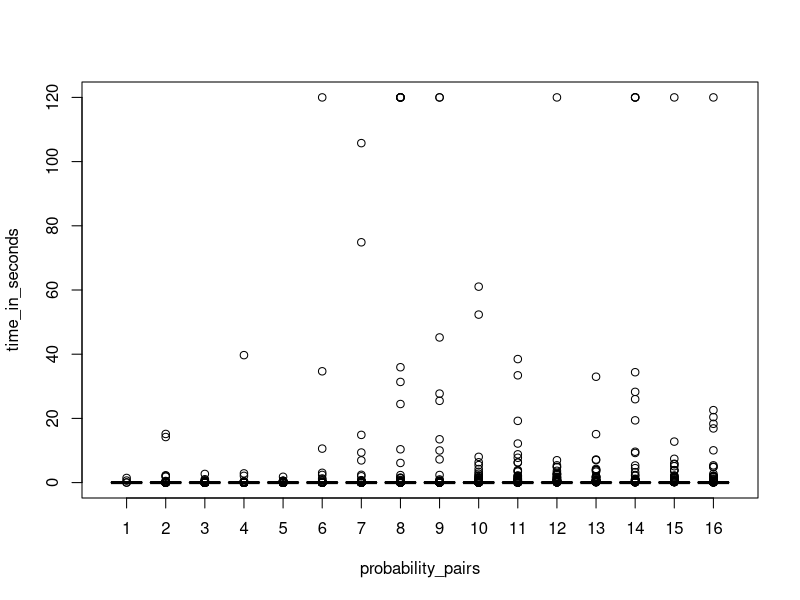
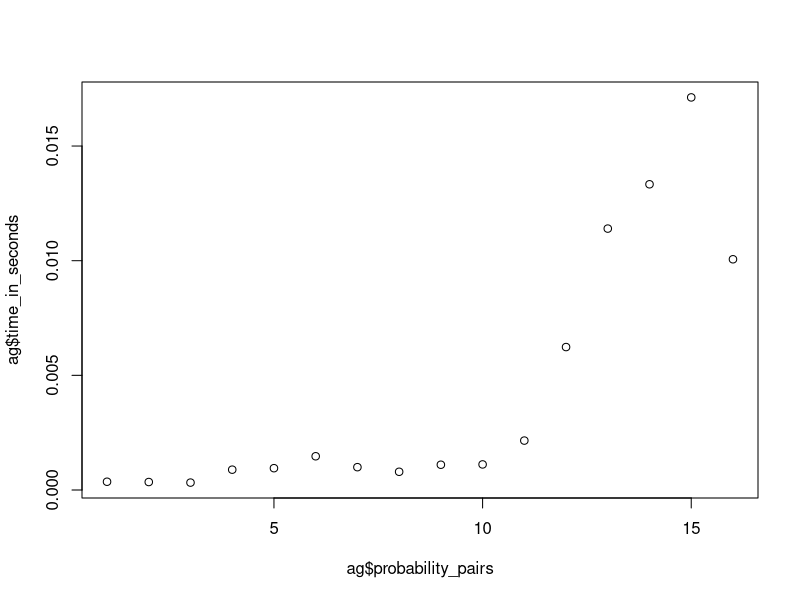
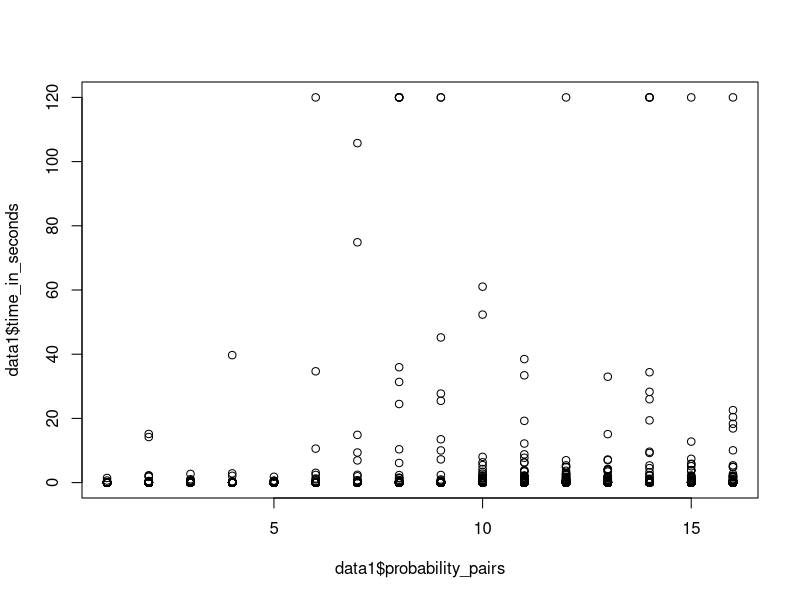
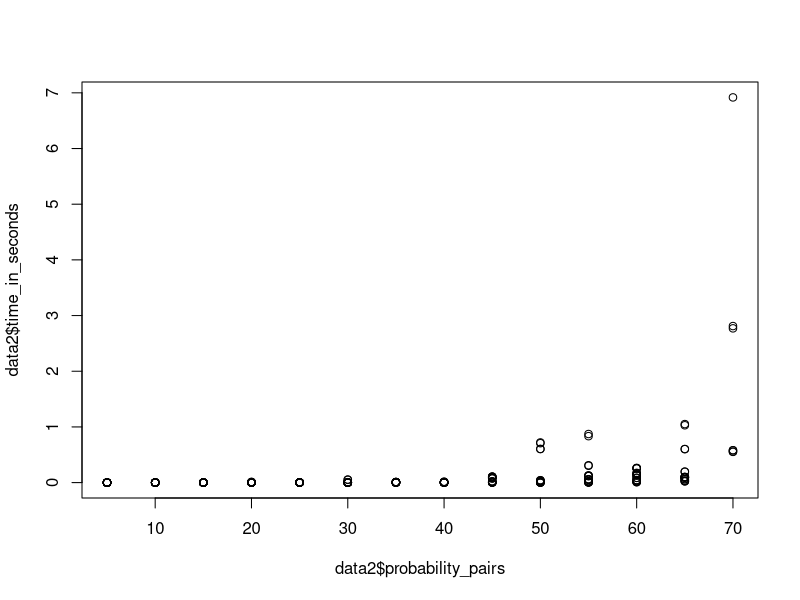

The R source for these figures, in order:
data1 = read.table("results_code1.txt", header=TRUE)
data2 = read.table("results_code2.txt", header=TRUE)


n <- boxplot(time_in_seconds ~ probability_pairs, data = data1);

data1_without_outlier <- data1[-which(data1$time_in_seconds %in% n$out), ]

ag = aggregate(time_in_seconds ~ probability_pairs, data = data1_without_outlier, mean)

plot(ag$probability_pairs,ag$time_in_seconds)






plot(data1$probability_pairs,data1$time_in_seconds)
plot(data2$probability_pairs,data2$time_in_seconds)


lm.out=lm(data1$time_in_seconds~data1$probability_pairs)
summar = summary(lm.out)
